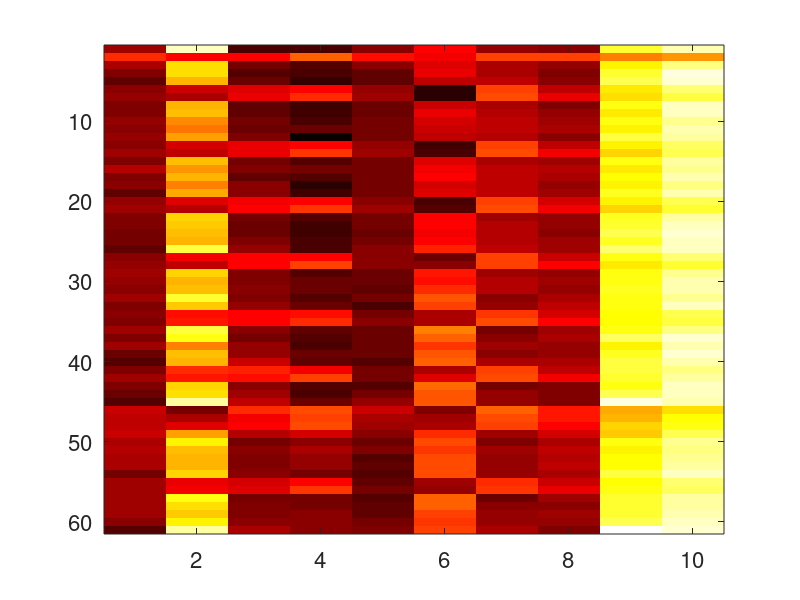

MATLAB code for this plot: (Note: this script raises an error after producing the figure.)
load latent_factors;

% figure #1 (factor2)
figure('DefaultAxesFontSize',16);
ax = gca;

imagesc(factor2);
colormap hot;
ax.YTick = [1,6,11,16,21,26,31,36,41,46,51,56,61];
ax.YTickLabel = ['08-01';'08-06';'08-11';'08-16';'08-21';'08-26';'08-31';...
    '09-05';'09-10';'09-15';'09-20';'09-25';'09-30'];

set(gcf, 'PaperSize', [3 10]);
set(gcf, 'PaperPositionMode', 'manual');
set(gcf, 'PaperPosition', [0 0 3 10]);
saveas(gcf,'factor2','pdf');

% figure #2 (factor3)
figure('DefaultAxesFontSize',16);
ax = gca;

imagesc(factor3);
c = colorbar;
colormap hot;
ax.YTick = [1,13,25,37,49,61,73,85,97,109,121,133,144];
ax.YTickLabel = ['00:00';'02:00';'04:00';'06:00';'08:00';'10:00';'12:00';...
    '14:00';'16:00';'18:00';'20:00';'22:00';'23:50'];

set(gcf, 'PaperSize', [3 10]);
set(gcf, 'PaperPositionMode', 'manual');
set(gcf, 'PaperPosition', [0 0 3 10]);
saveas(gcf,'factor3','pdf');